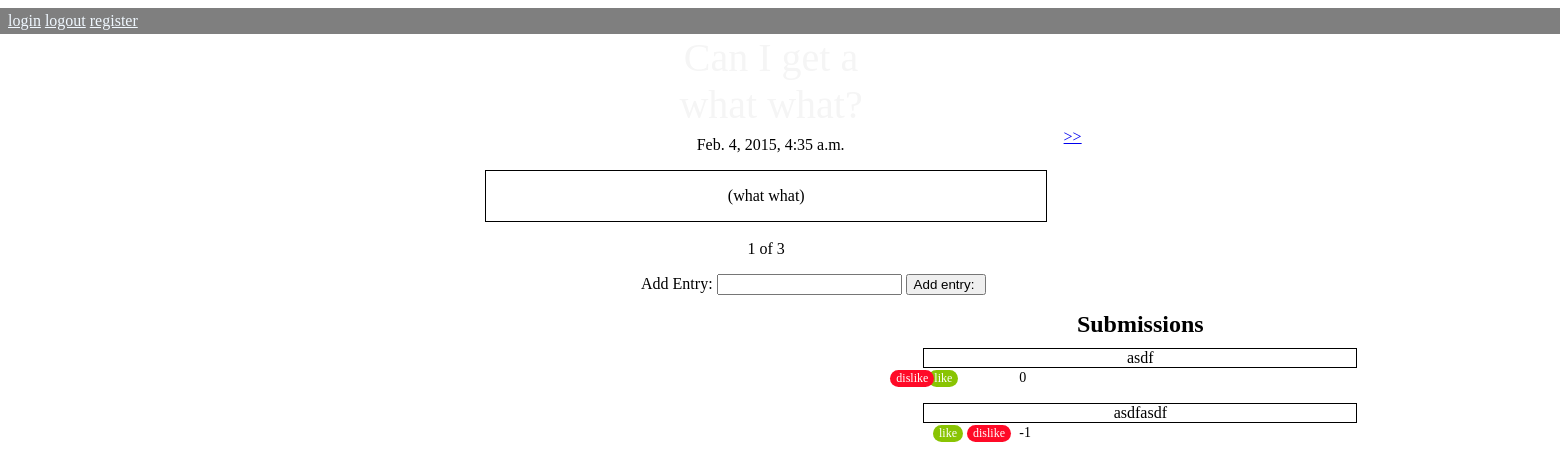
The page /1 on the database its author committed.
### blogapp/models.py (models this page shows, shortened)
class Story(models.Model):
    title = models.CharField(max_length=140)
    body = models.TextField()
    date = models.DateTimeField()
    active = models.BooleanField(default=True)

class Submission(models.Model):
    story = models.ForeignKey(Story)
    text = models.CharField(max_length=140)
    votes = models.IntegerField(default=0)
    date = models.DateTimeField()
    author = models.ForeignKey(User, related_name='author')
    voted_on = models.ManyToManyField(User, related_name='voter')

### blogapp/views.py (the view)
# urls.py: url(r'^(?P<page>\d+)$', views.main, name='main'),
def main(request, page):
    stories = Story.objects.all().order_by('date')
    submissions = Submission.objects.all().order_by('-votes')
    paginator = Paginator(stories, 1)
    try:
        stories = paginator.page(page)
    except (InvalidPage, EmptyPage):
        stories = paginator.page(paginator.num_pages)
    return render(request, 'blogapp/main.html', dict(stories=stories, submissions=submissions))

### blogapp/templates/blogapp/main.html (shortened to what this page needs)
{% load staticfiles %}
<!DOCTYPE html>
<html>
<head lang="en">
    <link rel="stylesheet" type="text/css" href="{% static 'blogapp/style.css' %}" />
</head>
<body>
    <span class="full-width-bar">
        <a style="color:aliceblue;" href="{% url 'login' %}">login</a>
        <a style="color:aliceblue;" href="{% url 'trylogout' %}">logout</a>
        <a style="color:aliceblue;" href="{% url 'register' %}">register</a>
    </span>
    <div id="story">
        {% for story in stories %}
            <div class="title">
                <div class= "title_text"> {{ story.title }} </div>
            </div>
                <ul>
                    <div class="time">{{ story.date }}</div>
                     <div class= "story_box">
                    <div class="body">{{ story.body|linebreaks }}</div>
                    </div>
                </ul>
             <span class="current">
                <div class= "current">
                &nbsp;{{ stories.number }} of {{ stories.paginator.num_pages }}
                </div>
            </span>
            <div class= "add_submission">
            <form action='{{ stories.number }}/submission/' method='post'>
                <p> Add Entry: <input type= "text" name="submission">
                <input type="submit" name="submission_button" value="Add entry: "
            </div>
            <div class= "submissions">
                <div class= "submission_title">
                    <h1> Submissions </h1>
                </div>
                {% for submission in submissions %}
                    {% ifequal submission.story.pk story.pk %}
                        <div class= "submission_box">
                            <div class= "text"> {{submission.text}}</div>
                        </div>
                        <div class="votes">{{ submission.votes }}</div>
                        <form action="{{ stories.number }}/submission/{{ submission.pk }}/like/" style="display:inline-block;" method="post">
                            <input id="like" class="like" type="submit" value="like">
                        </form>
                        <form action="{{ stories.number }}/submission/{{ submission.pk }}/dislike/" style="display:inline-block;" method="post">
                            <input id="dislike" class="dislike" type="submit" value="dislike"/>
                        </form>
                    {% endifequal %}
                {% endfor %}
            </div>
        {% endfor %}
        <div class= "new_story">
            </div>
        {% if stories.object_list and stories.paginator.num_pages > 1 %}
        <div class="pagination" style="margin-top: 20px; margin-left: -20px; ">
            <span class="step-links">
                {% if stories.has_next %}
                    <div class= "older_entries">
                    <a href="{{ stories.next_page_number }}"> &gt;&gt; </a>
                    </div>
                {% endif %}
            </span>
        </div>
        {% endif %}
    </div>
</body>
</html>

### blogapp/static/blogapp/style.css (style rules this page uses)
.title { position: relative; font-size: 40px; margin-left: 41%; color: whitesmoke; }
.full-width-bar { display: inline-block; margin: 0 -9999rem; padding: 0.25rem 9999rem; background: rgba(0, 0, 0, 0.5); }
.title_text { text-align: center; width: 6.5em; }
.time { position: relative; margin-left: 41%; left: 2em; }
.time { margin-top: -.5em; }
.story_box { margin-left: -19em; }
.body { margin-left: 41%; width: 34em; padding-left: .5em; padding-right: .5em; text-align: center; border: solid; border-width: 1px; margin-top: 1em; }
.current { position: relative; margin-left: 41%; margin-top: -1em; left: 3.2em; }
.older_entries { position: absolute; left: 41%; margin-left: 26.5em; top: 8em; }
.submissions { position: relative; width: 100%; margin-top: 1em; margin-left: 41%; left: .3em; }
.submission_box { position: relative; border: solid; border-width: 1px; width: 25em; margin-left: -6em; word-wrap: break-word; padding-left: 1em; padding-right: 1em; margin-top: 1em; }
.submission_title { font-size: 12px; margin-left: 4.8em; margin-bottom: -.5em; }
.text { text-align: center; }
.votes { font-size: 14px; font-family: Times,serif; display:inline-block; }
.like { font-size:12px; font-family:Times, serif; font-weight:normal; border-radius:16px; border:0px solid #68aa07; background-color:#89c403; color:#ffffff; display:inline-block; margin-left: -8.5em; }
.dislike { font-size:12px; font-family:Times, serif; font-weight:normal; border-radius:16px; border:0px solid #f04030; background-color: #ff0a27; color:#ffffff; display:inline-block; margin-left: -6em; }
.add_submission { padding-bottom: 1em; margin-left: 41%; }
.new_story { position: absolute; padding-top: .5em; margin-left: 41%; top: .15em; }

### rows shown on the page
Story: date "Feb. 4, 2015, 4:35 a.m.", body "(what what)", number "1", paginator.num_pages "3"
Submission: text "asdf", votes "0"
Submission: text "asdfasdf", votes "-1"
